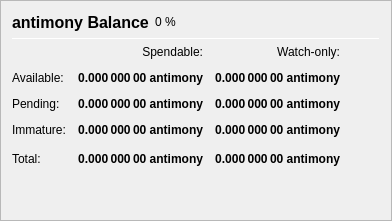
                   <widget class="QFrame" name="frame_Balances">
                    <property name="frameShape">
                     <enum>QFrame::StyledPanel</enum>
                    </property>
                    <property name="frameShadow">
                     <enum>QFrame::Raised</enum>
                    </property>
                    <layout class="QVBoxLayout" name="verticalLayout_4">
                     <item>
                      <layout class="QHBoxLayout" name="horizontalLayout_4">
                       <item>
                        <widget class="QLabel" name="label_5">
                         <property name="minimumSize">
                          <size>
                           <width>0</width>
                           <height>20</height>
                          </size>
                         </property>
                         <property name="font">
                          <font>
                           <pointsize>12</pointsize>
                           <weight>75</weight>
                           <bold>true</bold>
                          </font>
                         </property>
                         <property name="text">
                          <string>antimony Balance</string>
                         </property>
                        </widget>
                       </item>
                       <item>
                        <widget class="QLabel" name="labelECAPercent">
                         <property name="text">
                          <string notr="true">0 %</string>
                         </property>
                        </widget>
                       </item>
                       <item>
                        <spacer name="horizontalSpacer_3">
                         <property name="orientation">
                          <enum>Qt::Horizontal</enum>
                         </property>
                         <property name="sizeHint" stdset="0">
                          <size>
                           <width>40</width>
                           <height>20</height>
                          </size>
                         </property>
                        </spacer>
                       </item>
                      </layout>
                     </item>
                     <item>
                      <widget class="Line" name="line_Balance">
                       <property name="minimumSize">
                        <size>
                         <width>0</width>
                         <height>1</height>
                        </size>
                       </property>
                       <property name="maximumSize">
                        <size>
                         <width>16777215</width>
                         <height>1</height>
                        </size>
                       </property>
                       <property name="orientation">
                        <enum>Qt::Horizontal</enum>
                       </property>
                      </widget>
                     </item>
                     <item>
                      <layout class="QGridLayout" name="gridLayout">
                       <property name="spacing">
                        <number>12</number>
                       </property>
                       <item row="0" column="1">
                        <widget class="QLabel" name="labelSpendable">
                         <property name="text">
                          <string>Spendable:</string>
                         </property>
                         <property name="alignment">
                          <set>Qt::AlignRight|Qt::AlignTrailing|Qt::AlignVCenter</set>
                         </property>
                        </widget>
                       </item>
                       <item row="0" column="2">
                        <widget class="QLabel" name="labelWatchonly">
                         <property name="text">
                          <string>Watch-only:</string>
                         </property>
                         <property name="alignment">
                          <set>Qt::AlignRight|Qt::AlignTrailing|Qt::AlignVCenter</set>
                         </property>
                        </widget>
                       </item>
                       <item row="1" column="0">
                        <widget class="QLabel" name="labelBalanceText">
                         <property name="text">
                          <string>Available:</string>
                         </property>
                        </widget>
                       </item>
                       <item row="1" column="1">
                        <widget class="QLabel" name="labelBalance">
                         <property name="font">
                          <font>
                           <weight>75</weight>
                           <bold>true</bold>
                          </font>
                         </property>
                         <property name="cursor">
                          <cursorShape>IBeamCursor</cursorShape>
                         </property>
                         <property name="toolTip">
                          <string>Your current spendable balance</string>
                         </property>
                         <property name="text">
                          <string notr="true">0.000 000 00 antimony</string>
                         </property>
                         <property name="alignment">
                          <set>Qt::AlignRight|Qt::AlignTrailing|Qt::AlignVCenter</set>
                         </property>
                         <property name="textInteractionFlags">
                          <set>Qt::LinksAccessibleByMouse|Qt::TextSelectableByKeyboard|Qt::TextSelectableByMouse</set>
                         </property>
                        </widget>
                       </item>
                       <item row="1" column="2">
                        <widget class="QLabel" name="labelWatchAvailable">
                         <property name="font">
                          <font>
                           <weight>75</weight>
                           <bold>true</bold>
                          </font>
                         </property>
                         <property name="cursor">
                          <cursorShape>IBeamCursor</cursorShape>
                         </property>
                         <property name="toolTip">
                          <string>Your current balance in watch-only addresses</string>
                         </property>
                         <property name="text">
                          <string notr="true">0.000 000 00 antimony</string>
                         </property>
                         <property name="alignment">
                          <set>Qt::AlignRight|Qt::AlignTrailing|Qt::AlignVCenter</set>
                         </property>
                         <property name="textInteractionFlags">
                          <set>Qt::LinksAccessibleByMouse|Qt::TextSelectableByKeyboard|Qt::TextSelectableByMouse</set>
                         </property>
                        </widget>
                       </item>
                       <item row="2" column="0">
                        <widget class="QLabel" name="labelPendingText">
                         <property name="text">
                          <string>Pending:</string>
                         </property>
                        </widget>
                       </item>
                       <item row="2" column="1">
                        <widget class="QLabel" name="labelUnconfirmed">
                         <property name="font">
                          <font>
                           <weight>75</weight>
                           <bold>true</bold>
                          </font>
                         </property>
                         <property name="cursor">
                          <cursorShape>IBeamCursor</cursorShape>
                         </property>
                         <property name="toolTip">
                          <string>Total of transactions that have yet to be confirmed, and do not yet count toward the spendable balance</string>
                         </property>
                         <property name="text">
                          <string notr="true">0.000 000 00 antimony</string>
                         </property>
                         <property name="alignment">
                          <set>Qt::AlignRight|Qt::AlignTrailing|Qt::AlignVCenter</set>
                         </property>
                         <property name="textInteractionFlags">
                          <set>Qt::LinksAccessibleByMouse|Qt::TextSelectableByKeyboard|Qt::TextSelectableByMouse</set>
                         </property>
                        </widget>
                       </item>
                       <item row="2" column="2">
                        <widget class="QLabel" name="labelWatchPending">
                         <property name="font">
                          <font>
                           <weight>75</weight>
                           <bold>true</bold>
                          </font>
                         </property>
                         <property name="cursor">
                          <cursorShape>IBeamCursor</cursorShape>
                         </property>
                         <property name="toolTip">
                          <string>Unconfirmed transactions to watch-only addresses</string>
                         </property>
                         <property name="text">
                          <string notr="true">0.000 000 00 antimony</string>
                         </property>
                         <property name="alignment">
                          <set>Qt::AlignRight|Qt::AlignTrailing|Qt::AlignVCenter</set>
                         </property>
                         <property name="textInteractionFlags">
                          <set>Qt::LinksAccessibleByMouse|Qt::TextSelectableByKeyboard|Qt::TextSelectableByMouse</set>
                         </property>
                        </widget>
                       </item>
                       <item row="3" column="0">
                        <widget class="QLabel" name="labelImmatureText">
                         <property name="text">
                          <string>Immature:</string>
                         </property>
                        </widget>
                       </item>
                       <item row="3" column="1">
                        <widget class="QLabel" name="labelImmature">
                         <property name="font">
                          <font>
                           <weight>75</weight>
                           <bold>true</bold>
                          </font>
                         </property>
                         <property name="cursor">
                          <cursorShape>IBeamCursor</cursorShape>
                         </property>
                         <property name="toolTip">
                          <string>Staked rewards that has not yet matured</string>
                         </property>
                         <property name="text">
                          <string notr="true">0.000 000 00 antimony</string>
                         </property>
                         <property name="alignment">
                          <set>Qt::AlignRight|Qt::AlignTrailing|Qt::AlignVCenter</set>
                         </property>
                         <property name="textInteractionFlags">
                          <set>Qt::LinksAccessibleByMouse|Qt::TextSelectableByKeyboard|Qt::TextSelectableByMouse</set>
                         </property>
                        </widget>
                       </item>
                       <item row="3" column="2">
                        <widget class="QLabel" name="labelWatchImmature">
                         <property name="font">
                          <font>
                           <weight>75</weight>
                           <bold>true</bold>
                          </font>
                         </property>
                         <property name="cursor">
                          <cursorShape>IBeamCursor</cursorShape>
                         </property>
                         <property name="toolTip">
                          <string>Staked or masternode rewards in watch-only addresses that has not yet matured</string>
                         </property>
                         <property name="text">
                          <string notr="true">0.000 000 00 antimony</string>
                         </property>
                         <property name="alignment">
                          <set>Qt::AlignRight|Qt::AlignTrailing|Qt::AlignVCenter</set>
                         </property>
                         <property name="textInteractionFlags">
                          <set>Qt::LinksAccessibleByMouse|Qt::TextSelectableByKeyboard|Qt::TextSelectableByMouse</set>
                         </property>
                        </widget>
                       </item>
                       <!--
                       <item row="4" column="0">
                        <widget class="QLabel" name="labelLockedBalanceText">
                         <property name="toolTip">
                          <string>Locked antimony or Masternode collaterals. These are excluded from zECA minting.</string>
                         </property>
                         <property name="text">
                          <string>Locked:</string>
                         </property>
                        </widget>
                       </item>
                       <item row="4" column="1">
                        <widget class="QLabel" name="labelLockedBalance">
                         <property name="font">
                          <font>
                           <weight>75</weight>
                           <bold>true</bold>
                          </font>
                         </property>
                         <property name="cursor">
                          <cursorShape>IBeamCursor</cursorShape>
                         </property>
                         <property name="toolTip">
                          <string>Locked antimony or Masternode collaterals. These are excluded from zECA minting.</string>
                         </property>
                         <property name="text">
                          <string notr="true">0.000 000 00 antimony</string>
                         </property>
                         <property name="alignment">
                          <set>Qt::AlignRight|Qt::AlignTrailing|Qt::AlignVCenter</set>
                         </property>
                         <property name="textInteractionFlags">
                          <set>Qt::LinksAccessibleByMouse|Qt::TextSelectableByKeyboard|Qt::TextSelectableByMouse</set>
                         </property>
                        </widget>
                       </item>
                       <item row="4" column="2">
                        <widget class="QLabel" name="labelWatchLocked">
                         <property name="font">
                          <font>
                           <weight>75</weight>
                           <bold>true</bold>
                          </font>
                         </property>
                         <property name="cursor">
                          <cursorShape>IBeamCursor</cursorShape>
                         </property>
                         <property name="toolTip">
                          <string>Current locked balance in watch-only addresses</string>
                         </property>
                         <property name="text">
                          <string notr="true">0.000 000 00 antimony</string>
                         </property>
                         <property name="alignment">
                          <set>Qt::AlignRight|Qt::AlignTrailing|Qt::AlignVCenter</set>
                         </property>
                         <property name="textInteractionFlags">
                          <set>Qt::LinksAccessibleByMouse|Qt::TextSelectableByKeyboard|Qt::TextSelectableByMouse</set>
                         </property>
                        </widget>
                       </item>
                       -->
                       <item row="5" column="0">
                        <widget class="QLabel" name="labelTotalText">
                         <property name="toolTip">
                          <string>Your current antimony balance, unconfirmed and immature transactions included</string>
                         </property>
                         <property name="text">
                          <string>Total:</string>
                         </property>
                        </widget>
                       </item>
                       <item row="5" column="1">
                        <widget class="QLabel" name="labelTotal">
                         <property name="font">
                          <font>
                           <weight>75</weight>
                           <bold>true</bold>
                          </font>
                         </property>
                         <property name="cursor">
                          <cursorShape>IBeamCursor</cursorShape>
                         </property>
                         <property name="toolTip">
                          <string>Your current antimony balance, unconfirmed and immature transactions included</string>
                         </property>
                         <property name="text">
                          <string notr="true">0.000 000 00 antimony</string>
                         </property>
                         <property name="alignment">
                          <set>Qt::AlignRight|Qt::AlignTrailing|Qt::AlignVCenter</set>
                         </property>
                         <property name="textInteractionFlags">
                          <set>Qt::LinksAccessibleByMouse|Qt::TextSelectableByKeyboard|Qt::TextSelectableByMouse</set>
                         </property>
                        </widget>
                       </item>
                       <item row="5" column="2">
                        <widget class="QLabel" name="labelWatchTotal">
                         <property name="font">
                          <font>
                           <weight>75</weight>
                           <bold>true</bold>
                          </font>
                         </property>
                         <property name="cursor">
                          <cursorShape>IBeamCursor</cursorShape>
                         </property>
                         <property name="toolTip">
                          <string>Current total balance in watch-only addresses</string>
                         </property>
                         <property name="text">
                          <string notr="true">0.000 000 00 antimony</string>
                         </property>
                         <property name="alignment">
                          <set>Qt::AlignRight|Qt::AlignTrailing|Qt::AlignVCenter</set>
                         </property>
                         <property name="textInteractionFlags">
                          <set>Qt::LinksAccessibleByMouse|Qt::TextSelectableByKeyboard|Qt::TextSelectableByMouse</set>
                         </property>
                        </widget>
                       </item>
                       <item row="5" column="3">
                        <spacer name="horizontalSpacer_9">
                         <property name="orientation">
                          <enum>Qt::Horizontal</enum>
                         </property>
                         <property name="sizeHint" stdset="0">
                          <size>
                           <width>40</width>
                           <height>20</height>
                          </size>
                         </property>
                        </spacer>
                       </item>
                      </layout>
                     </item>
                     <item>
                      <spacer name="verticalSpacer_3">
                       <property name="orientation">
                        <enum>Qt::Vertical</enum>
                       </property>
                       <property name="sizeHint" stdset="0">
                        <size>
                         <width>20</width>
                         <height>40</height>
                        </size>
                       </property>
                      </spacer>
                     </item>
                    </layout>
                   </widget>
